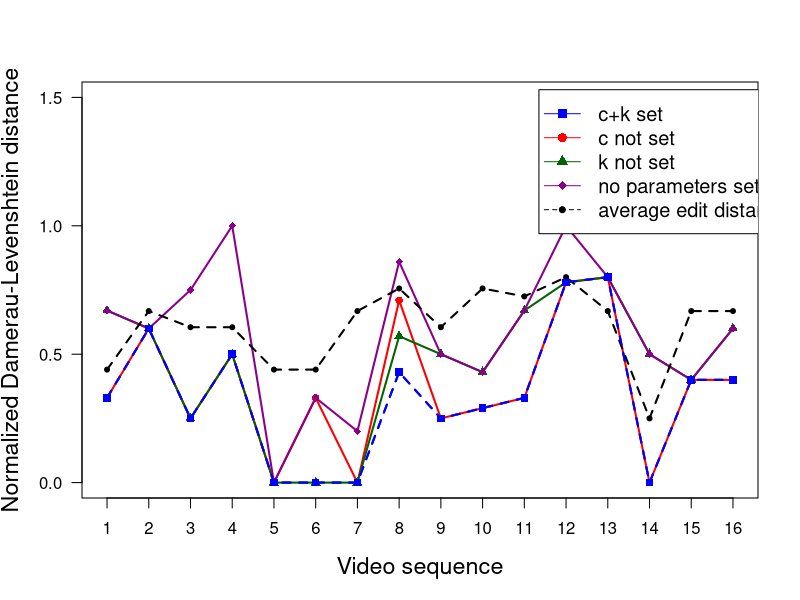

Recreate this plot in R.
# Define data (x: videos, y: fit of model, edit distance with Damerau-Levenshtein)
xdata <- c(1,2,3,4,5,6,7,8,9,10,11,12,13,14,15,16)
model_ck <- c(0.33,0.6,0.25,0.5,0,0,0,0.43,0.25,0.29,0.33,0.78,0.8,0,0.4,0.4)
k_set <- c(0.33,0.6,0.25,0.5,0,0.33,0,0.71,0.25,0.29,0.33,0.78,0.8,0,0.4,0.4)
c_set <- c(0.67,0.6,0.25,0.5,0,0,0,0.57,0.5,0.43,0.67,0.78,0.8,0.5,0.4,0.6)
no_params <- c(0.67,0.6,0.75,1,0,0.33,0.2,0.86,0.5,0.43,0.67,1,0.8,0.5,0.4,0.6)
avg <- c(0.44,0.668,0.605,0.605,0.44,0.44,0.668,0.756,0.605,0.756,0.725,0.80,0.668,0.25,0.668,0.668)

# Plot model, c+k set
plot(xdata, model_ck, type='o', col='blue', pch=15, lty=2, ylim=c(0,1.5), lwd=2, 
     ylab='Normalized Damerau-Levenshtein distance',
     xlab='Video sequence', las=1, xaxt='n', cex.lab=1.4)
axis(side=1, at=1:16, labels=xdata, cex.axis=1)

# Plot model without c
points(xdata, k_set, col='red', pch=16)
lines(xdata, k_set, col='red', lty=1, lwd=2)

# Plot model without k
points(xdata, c_set, col='dark green', pch=17)
lines(xdata, c_set, col='dark green', lty=1, lwd=2)

# Plot greedy without params
points(xdata, no_params, col='dark magenta', pch=18)
lines(xdata, no_params, col='dark magenta', lty=1, lwd=2)

# Plot avg/baseline
points(xdata, avg, col='black', pch=20)
lines(xdata, avg, col='black', lty=2, lwd=2)

# Plot model
points(xdata, model_ck, col='blue', pch=15)
lines(xdata, model_ck, col='blue', lty=2, lwd=2)

legend(11.35,1.53,legend=c('c+k set', 'c not set', 'k not set', 'no parameters set','average edit distance'), 
       col=c('blue', 'red', 'dark green', 'dark magenta','black'), 
       pch=c(15,16,17,18,20), lty=c(1,1,1,1,2), ncol=1, cex=1.2)

